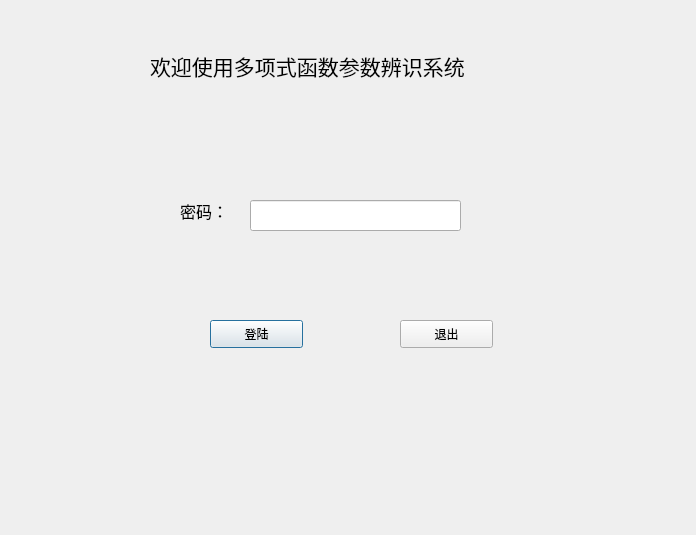
<?xml version="1.0" encoding="UTF-8"?>
<ui version="4.0">
 <class>LoginDialog</class>
 <widget class="QDialog" name="LoginDialog">
  <property name="geometry">
   <rect>
    <x>0</x>
    <y>0</y>
    <width>696</width>
    <height>535</height>
   </rect>
  </property>
  <property name="windowTitle">
   <string>Dialog</string>
  </property>
  <widget class="QLabel" name="label">
   <property name="geometry">
    <rect>
     <x>150</x>
     <y>0</y>
     <width>411</width>
     <height>131</height>
    </rect>
   </property>
   <property name="font">
    <font>
     <family>Microsoft YaHei UI</family>
     <pointsize>16</pointsize>
     <weight>50</weight>
     <bold>false</bold>
     <strikeout>false</strikeout>
    </font>
   </property>
   <property name="text">
    <string>欢迎使用多项式函数参数辨识系统</string>
   </property>
  </widget>
  <widget class="QLabel" name="label_2">
   <property name="geometry">
    <rect>
     <x>180</x>
     <y>190</y>
     <width>91</width>
     <height>41</height>
    </rect>
   </property>
   <property name="font">
    <font>
     <family>Arial</family>
     <pointsize>12</pointsize>
    </font>
   </property>
   <property name="text">
    <string>密码：</string>
   </property>
  </widget>
  <widget class="QLineEdit" name="loginpwd">
   <property name="geometry">
    <rect>
     <x>250</x>
     <y>200</y>
     <width>211</width>
     <height>31</height>
    </rect>
   </property>
   <property name="echoMode">
    <enum>QLineEdit::Password</enum>
   </property>
  </widget>
  <widget class="QPushButton" name="loginBtn">
   <property name="geometry">
    <rect>
     <x>210</x>
     <y>320</y>
     <width>93</width>
     <height>28</height>
    </rect>
   </property>
   <property name="text">
    <string>登陆</string>
   </property>
  </widget>
  <widget class="QPushButton" name="quitBtn">
   <property name="geometry">
    <rect>
     <x>400</x>
     <y>320</y>
     <width>93</width>
     <height>28</height>
    </rect>
   </property>
   <property name="text">
    <string>退出</string>
   </property>
  </widget>
 </widget>
 <resources/>
 <connections/>
</ui>
